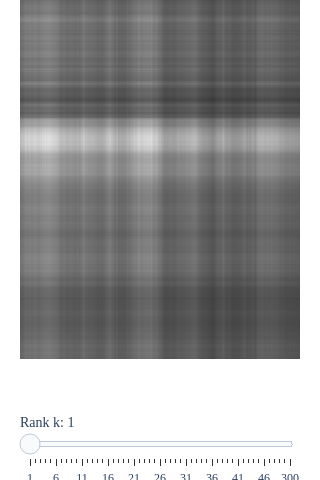

The cell this chart's notebook holds for it:
### Markdown cell above
This image is 300 pixels wide and 400 pixels tall. Since the image is grayscale, each pixel's intensity can be represented by a number between 0 and 255, where 0 is black and 255 is white. These intensities can be stored in a $400 \times 300$ matrix. The rank of this matrix is likely $300$, since it's extremely unlikely that any of the $300$ columns of the image are exactly representable as a linear combination of other columns.

But, as the SVD reveals, the image can be approximated well by a rank-$k$ matrix, for a $k$ that is much smaller than $300$. We build this low-rank approximation of the image by summing up $k$ rank-one matrices.

$$\text{rank } k \text{ approximation of image} = \sum_{i=1}^k \sigma_i \vec u_i \vec v_i^T$$

A slider should appear below, allowing you to select a value of $k$ and see the corresponding rank-$k$ approximation of Junior.

### Code cell
import numpy as np
import plotly.graph_objs as go
from PIL import Image

IMAGE_PATH = 'imgs/junior.jpeg'

# Load image (fallback to dummy if not found), rotate 90º clockwise, and resize to 3:4 aspect ratio (e.g., 300x400)
try:
    img = Image.open(IMAGE_PATH).convert('L')
    img = img.rotate(-90, expand=True)  # Rotate 90º clockwise
    img = img.resize((300, 400), Image.LANCZOS)  # 3:4 aspect ratio (width, height)
    img_arr = np.array(img)
except FileNotFoundError:
    H, W = 400, 300  # 3:4 aspect ratio
    img_arr = np.zeros((H, W), dtype=np.uint8)
    for i in range(H):
        for j in range(W):
            img_arr[i, j] = 200 if ((i // 10) % 2 == (j // 10) % 2) else 50

# Compute SVD
U, S, VT = np.linalg.svd(img_arr.astype(float), full_matrices=False)
max_k = len(S)

def get_reconstruction(k):
    k = max(1, min(k, len(S)))
    Uk = U[:, :k]
    Sk = S[:k]
    VTk = VT[:k, :]
    recon = Uk @ np.diag(Sk) @ VTk
    return 255 - np.clip(recon, 0, 255).astype(np.uint8)

# k=1, k=31, k=61, k=91, ..., max allowed (up to len(S))
ks = list(range(1, 51))
if ks[-1] != max_k-1:
    ks.append(max_k)

# Create frames (each frame is a Heatmap of the reconstructed image)
frames = []
for k in ks:
    z = get_reconstruction(k)
    frames.append(
        go.Frame(
            data=[
                go.Heatmap(
                    z=z,
                    zmin=0,
                    zmax=255,
                    colorscale=[[0, "white"], [1, "black"]],
                    showscale=False
                )
            ],
            name=str(k)
        )
    )

# Initial trace uses k=1
initial_z = get_reconstruction(1)
initial_trace = go.Heatmap(z=initial_z, zmin=0, zmax=255, colorscale=[[0, "white"], [1, "black"]], showscale=False)

fig = go.Figure(
    data=[initial_trace],
    frames=frames
)

# Slider that calls animate on each frame
slider_steps = []
for k in ks:
    step = {
        "args": [
            [str(k)],  # frame name
            {
                "frame": {"duration": 0, "redraw": True},
                "mode": "immediate",
                "transition": {"duration": 0}
            }
        ],
        "label": str(k),
        "method": "animate"
    }
    slider_steps.append(step)

sliders = [{
    "active": 0,
    "pad": {"t": 50},
    "steps": slider_steps,
    "currentvalue": {"prefix": "Rank k: ", "font": {"size": 14}}
}]

fig.update_layout(
    sliders=sliders,
    width=300,   # width matches aspect ratio
    height=480,  # height matches aspect ratio
    margin=dict(l=20, r=20, t=0, b=0),
    font=dict(family="Avenir"),
)

# Hide axes
fig.update_xaxes(visible=False)
fig.update_yaxes(visible=False)
fig.update_yaxes(autorange="reversed")

fig.show()

### Figure 1 — Plotly figure (JSON) as saved in the notebook; plotly's stock layout.template omitted (floating-point values rounded to 4 significant figures; data arrays with more than 128 entries replaced by an {"elided": "..."} marker saying what was removed)
{"data": [{"colorscale": [[0, "white"], [1, "black"]], "showscale": false, "type": "heatmap", "z": {"elided": "400x300 int values"}, "zmax": 255, "zmin": 0}], "layout": {"font": {"family": "Avenir"}, "height": 480, "margin": {"b": 0, "l": 20, "r": 20, "t": 0}, "sliders": [{"active": 0, "currentvalue": {"font": {"size": 14}, "prefix": "Rank k: "}, "pad": {"t": 50}, "steps": [{"args": [["1"], {"frame": {"duration": 0, "redraw": true}, "mode": "immediate", "transition": {"duration": 0}}], "label": "1", "method": "animate"}, {"args": [["2"], {"frame": {"duration": 0, "redraw": true}, "mode": "immediate", "transition": {"duration": 0}}], "label": "2", "method": "animate"}, {"args": [["3"], {"frame": {"duration": 0, "redraw": true}, "mode": "immediate", "transition": {"duration": 0}}], "label": "3", "method": "animate"}, {"args": [["4"], {"frame": {"duration": 0, "redraw": true}, "mode": "immediate", "transition": {"duration": 0}}], "label": "4", "method": "animate"}, {"args": [["5"], {"frame": {"duration": 0, "redraw": true}, "mode": "immediate", "transition": {"duration": 0}}], "label": "5", "method": "animate"}, {"args": [["6"], {"frame": {"duration": 0, "redraw": true}, "mode": "immediate", "transition": {"duration": 0}}], "label": "6", "method": "animate"}, {"args": [["7"], {"frame": {"duration": 0, "redraw": true}, "mode": "immediate", "transition": {"duration": 0}}], "label": "7", "method": "animate"}, {"args": [["8"], {"frame": {"duration": 0, "redraw": true}, "mode": "immediate", "transition": {"duration": 0}}], "label": "8", "method": "animate"}, {"args": [["9"], {"frame": {"duration": 0, "redraw": true}, "mode": "immediate", "transition": {"duration": 0}}], "label": "9", "method": "animate"}, {"args": [["10"], {"frame": {"duration": 0, "redraw": true}, "mode": "immediate", "transition": {"duration": 0}}], "label": "10", "method": "animate"}, {"args": [["11"], {"frame": {"duration": 0, "redraw": true}, "mode": "immediate", "transition": {"duration": 0}}], "label": "11", "method": "animate"}, {"args": [["12"], {"frame": {"duration": 0, "redraw": true}, "mode": "immediate", "transition": {"duration": 0}}], "label": "12", "method": "animate"}, {"args": [["13"], {"frame": {"duration": 0, "redraw": true}, "mode": "immediate", "transition": {"duration": 0}}], "label": "13", "method": "animate"}, {"args": [["14"], {"frame": {"duration": 0, "redraw": true}, "mode": "immediate", "transition": {"duration": 0}}], "label": "14", "method": "animate"}, {"args": [["15"], {"frame": {"duration": 0, "redraw": true}, "mode": "immediate", "transition": {"duration": 0}}], "label": "15", "method": "animate"}, {"args": [["16"], {"frame": {"duration": 0, "redraw": true}, "mode": "immediate", "transition": {"duration": 0}}], "label": "16", "method": "animate"}, {"args": [["17"], {"frame": {"duration": 0, "redraw": true}, "mode": "immediate", "transition": {"duration": 0}}], "label": "17", "method": "animate"}, {"args": [["18"], {"frame": {"duration": 0, "redraw": true}, "mode": "immediate", "transition": {"duration": 0}}], "label": "18", "method": "animate"}, {"args": [["19"], {"frame": {"duration": 0, "redraw": true}, "mode": "immediate", "transition": {"duration": 0}}], "label": "19", "method": "animate"}, {"args": [["20"], {"frame": {"duration": 0, "redraw": true}, "mode": "immediate", "transition": {"duration": 0}}], "label": "20", "method": "animate"}, {"args": [["21"], {"frame": {"duration": 0, "redraw": true}, "mode": "immediate", "transition": {"duration": 0}}], "label": "21", "method": "animate"}, {"args": [["22"], {"frame": {"duration": 0, "redraw": true}, "mode": "immediate", "transition": {"duration": 0}}], "label": "22", "method": "animate"}, {"args": [["23"], {"frame": {"duration": 0, "redraw": true}, "mode": "immediate", "transition": {"duration": 0}}], "label": "23", "method": "animate"}, {"args": [["24"], {"frame": {"duration": 0, "redraw": true}, "mode": "immediate", "transition": {"duration": 0}}], "label": "24", "method": "animate"}, {"args": [["25"], {"frame": {"duration": 0, "redraw": true}, "mode": "immediate", "transition": {"duration": 0}}], "label": "25", "method": "animate"}, {"args": [["26"], {"frame": {"duration": 0, "redraw": true}, "mode": "immediate", "transition": {"duration": 0}}], "label": "26", "method": "animate"}, {"args": [["27"], {"frame": {"duration": 0, "redraw": true}, "mode": "immediate", "transition": {"duration": 0}}], "label": "27", "method": "animate"}, {"args": [["28"], {"frame": {"duration": 0, "redraw": true}, "mode": "immediate", "transition": {"duration": 0}}], "label": "28", "method": "animate"}, {"args": [["29"], {"frame": {"duration": 0, "redraw": true}, "mode": "immediate", "transition": {"duration": 0}}], "label": "29", "method": "animate"}, {"args": [["30"], {"frame": {"duration": 0, "redraw": true}, "mode": "immediate", "transition": {"duration": 0}}], "label": "30", "method": "animate"}, {"args": [["31"], {"frame": {"duration": 0, "redraw": true}, "mode": "immediate", "transition": {"duration": 0}}], "label": "31", "method": "animate"}, {"args": [["32"], {"frame": {"duration": 0, "redraw": true}, "mode": "immediate", "transition": {"duration": 0}}], "label": "32", "method": "animate"}, {"args": [["33"], {"frame": {"duration": 0, "redraw": true}, "mode": "immediate", "transition": {"duration": 0}}], "label": "33", "method": "animate"}, {"args": [["34"], {"frame": {"duration": 0, "redraw": true}, "mode": "immediate", "transition": {"duration": 0}}], "label": "34", "method": "animate"}, {"args": [["35"], {"frame": {"duration": 0, "redraw": true}, "mode": "immediate", "transition": {"duration": 0}}], "label": "35", "method": "animate"}, {"args": [["36"], {"frame": {"duration": 0, "redraw": true}, "mode": "immediate", "transition": {"duration": 0}}], "label": "36", "method": "animate"}, {"args": [["37"], {"frame": {"duration": 0, "redraw": true}, "mode": "immediate", "transition": {"duration": 0}}], "label": "37", "method": "animate"}, {"args": [["38"], {"frame": {"duration": 0, "redraw": true}, "mode": "immediate", "transition": {"duration": 0}}], "label": "38", "method": "animate"}, {"args": [["39"], {"frame": {"duration": 0, "redraw": true}, "mode": "immediate", "transition": {"duration": 0}}], "label": "39", "method": "animate"}, {"args": [["40"], {"frame": {"duration": 0, "redraw": true}, "mode": "immediate", "transition": {"duration": 0}}], "label": "40", "method": "animate"}, {"args": [["41"], {"frame": {"duration": 0, "redraw": true}, "mode": "immediate", "transition": {"duration": 0}}], "label": "41", "method": "animate"}, {"args": [["42"], {"frame": {"duration": 0, "redraw": true}, "mode": "immediate", "transition": {"duration": 0}}], "label": "42", "method": "animate"}, {"args": [["43"], {"frame": {"duration": 0, "redraw": true}, "mode": "immediate", "transition": {"duration": 0}}], "label": "43", "method": "animate"}, {"args": [["44"], {"frame": {"duration": 0, "redraw": true}, "mode": "immediate", "transition": {"duration": 0}}], "label": "44", "method": "animate"}, {"args": [["45"], {"frame": {"duration": 0, "redraw": true}, "mode": "immediate", "transition": {"duration": 0}}], "label": "45", "method": "animate"}, {"args": [["46"], {"frame": {"duration": 0, "redraw": true}, "mode": "immediate", "transition": {"duration": 0}}], "label": "46", "method": "animate"}, {"args": [["47"], {"frame": {"duration": 0, "redraw": true}, "mode": "immediate", "transition": {"duration": 0}}], "label": "47", "method": "animate"}, {"args": [["48"], {"frame": {"duration": 0, "redraw": true}, "mode": "immediate", "transition": {"duration": 0}}], "label": "48", "method": "animate"}, {"args": [["49"], {"frame": {"duration": 0, "redraw": true}, "mode": "immediate", "transition": {"duration": 0}}], "label": "49", "method": "animate"}, {"args": [["50"], {"frame": {"duration": 0, "redraw": true}, "mode": "immediate", "transition": {"duration": 0}}], "label": "50", "method": "animate"}, {"args": [["300"], {"frame": {"duration": 0, "redraw": true}, "mode": "immediate", "transition": {"duration": 0}}], "label": "300", "method": "animate"}]}], "width": 300, "xaxis": {"visible": false}, "yaxis": {"autorange": "reversed", "visible": false}}}
